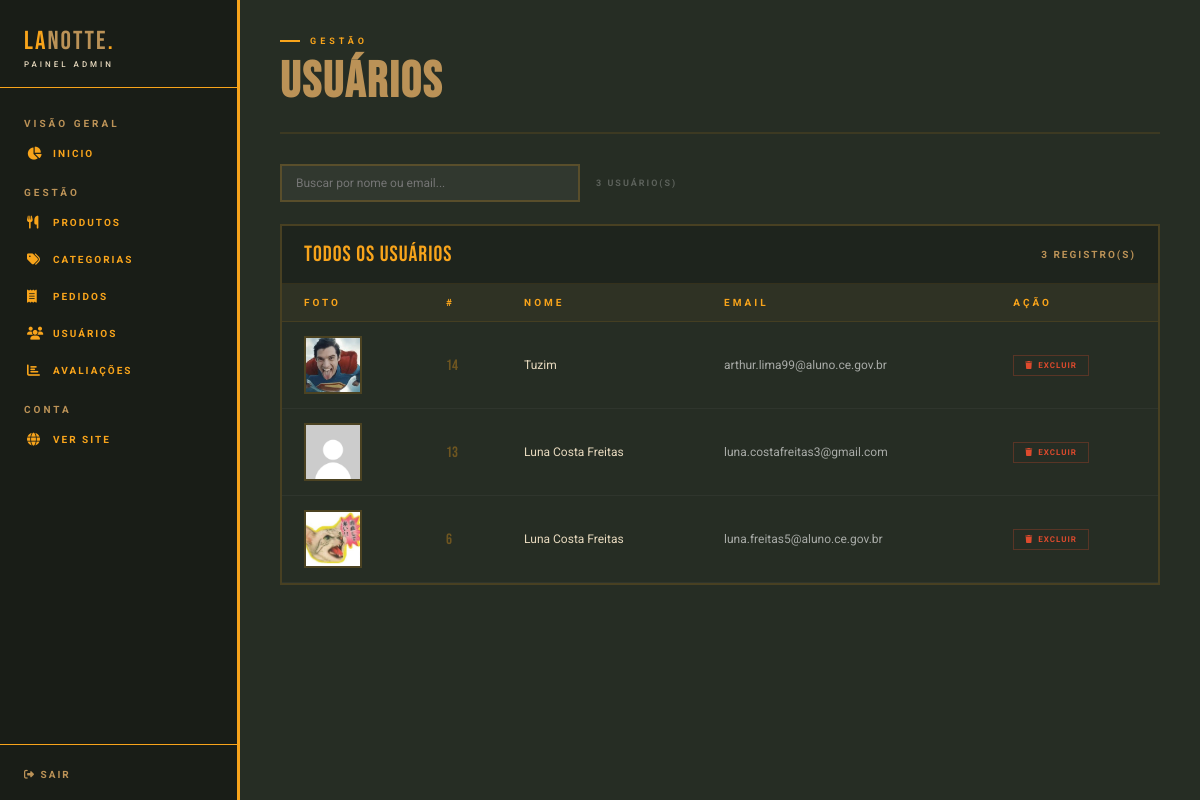
/public/admin/home/usuarios.php (signed in), run on the app's committed database.
### tables this page shows
CREATE TABLE `users` (
  `img_user` blob NOT NULL,
  `id` int(110) NOT NULL,
  `nome` varchar(155) NOT NULL,
  `email` varchar(155) NOT NULL,
  `senha` varchar(155) NOT NULL,
  `nivel` int(11) NOT NULL
);

### public/admin/home/usuarios.php (the view, shortened to what this page needs)
<?php
require_once '../../../config/conn.php';
$stmt = $pdo->query("SELECT * FROM users WHERE nivel = 0 ORDER BY id DESC");
$users = $stmt->fetchAll(PDO::FETCH_ASSOC);
$total = count($users);
?>
<!DOCTYPE html>
<html lang="pt-br">
<head>
    <link rel="stylesheet" href="https://cdnjs.cloudflare.com/ajax/libs/font-awesome/6.5.0/css/all.min.css">
    <link rel="stylesheet" href="/assets/style.css">
</head>
<body class="admin">
    <?php include '../../includes/nav_admin.php'; ?>
    <div class="main">
        <div class="page-header">
            <div>
                <div class="eyebrow">Gestão</div>
                <h2>Usuários</h2>
            </div>
        </div>
        <div class="input-pai">
            <input
                type="text"
                id="busca"
                placeholder="Buscar por nome ou email..."
                oninput="filtrar(this.value)"
                class="input-user"
                onfocus="this.style.borderColor='var(--amarelo)'"
                onblur="this.style.borderColor='rgba(248,164,27,.2)'">
            <span id="count-txt" class="txt-input-user">
                <?= $total ?> usuário(s)
            </span>
        </div>
        <div class="tabela-wrap">
            <div class="tabela-topo">
                <span class="tabela-label">Todos os Usuários</span>
                <span class="tabela-count"><?= $total ?> registro(s)</span>
            </div>
            <table id="tabela-users">
                <thead>
                    <tr>
                        <th>Foto</th>
                        <th>#</th>
                        <th>Nome</th>
                        <th>Email</th>
                        <th>Ação</th>
                    </tr>
                </thead>
                <tbody>
                    <?php foreach ($users as $user): ?>
                        <tr>
                            <td class="td-img">
                                <?php if (empty($user['img_user'])): ?>
                                    <img src="/public/images/semfoto.jpg">
                                <?php else: ?>
                                    <img src="/public/images/<?= $user['img_user'] ?>">
                                <?php endif; ?>
                            </td>
                            <td class="td-id"><?= $user['id'] ?></td>
                            <td class="td-nome"><?= $user['nome'] ?></td>
                            <td><?= $user['email'] ?></td>
                            <td>
                                <div class="td-acoes">
                                    <a href="/public/admin/excluir_usuario.php?id=<?= $user['id'] ?>"
                                        class="btn-deletar"
                                        onclick="return confirm('Excluir <?= $user['nome'] ?>? Esta ação não pode ser desfeita.')">
                                        <i class="fa-solid fa-trash"></i> Excluir
                                    </a>
                                </div>
                            </td>
                        </tr>
                    <?php endforeach; ?>
                </tbody>
            </table>
        </div>
    </div>
</body>
</html>

### assets/style.css (style rules this page uses)
* { margin: 0; padding: 0; box-sizing: border-box; }
:root { --creme: #e8dabf; --preto: #262d24; --vermelho: #de4a2d; --verde: #006B3A; --amarelo: #f8a41b; --azul: #17529f; --marrom: #bb9257; }
html { scroll-behavior: smooth; }
body { font-family: 'Roboto', sans-serif; background: var(--creme); color: var(--preto); }
body.admin { background-color: var(--preto); margin-left: 240px; }
body.admin h2 { color: var(--marrom); font-family: 'Bebas Neue', sans-serif; font-size: 50px; letter-spacing: 2px; }
body.admin .main { padding: 36px 40px; }
body.admin .page-header { display: flex; align-items: flex-end; justify-content: space-between; margin-bottom: 30px; padding-bottom: 20px; border-bottom: 2px solid rgba(248, 164, 27, .1); }
body.admin .eyebrow { font-family: 'Roboto', sans-serif; font-size: 9px; font-weight: 700; letter-spacing: 4px; text-transform: uppercase; color: var(--amarelo); display: flex; align-items: center; gap: 10px; margin-bottom: 6px; }
body.admin .eyebrow::before { content: ''; display: block; width: 20px; height: 2px; background: var(--amarelo); }
body.admin .tabela-wrap { border: 2px solid rgba(248, 164, 27, .16); overflow: hidden; }
body.admin .tabela-topo { display: flex; align-items: center; justify-content: space-between; padding: 15px 22px; background: rgba(0, 0, 0, .2); border-bottom: 1px solid rgba(248, 164, 27, .1); }
body.admin .tabela-label { font-family: 'Bebas Neue', sans-serif; font-size: 22px; letter-spacing: 1px; color: var(--amarelo); }
body.admin .tabela-count { font-family: 'Roboto', sans-serif; font-size: 10px; font-weight: 700; letter-spacing: 2px; text-transform: uppercase; color: var(--marrom); }
body.admin table { width: 100%; border-collapse: collapse; }
body.admin thead tr { background: rgba(248, 164, 27, .04); border-bottom: 1px solid rgba(248, 164, 27, .1); }
body.admin thead th { font-family: 'Roboto', sans-serif; font-size: 10px; font-weight: 700; letter-spacing: 3px; text-transform: uppercase; color: var(--amarelo); padding: 13px 22px; text-align: left; border: none; }
body.admin tbody tr { border-bottom: 1px solid rgba(255, 255, 255, .04); transition: 0.3s; }
body.admin tbody td { padding: 14px 22px; font-family: 'Roboto', sans-serif; font-size: 12px; color: rgba(255, 255, 255, .6); vertical-align: middle; border: none; }
body.admin .td-id { font-family: 'Bebas Neue', sans-serif; font-size: 15px; color: rgba(248, 163, 27, 0.342); }
body.admin .td-nome { color: var(--creme); }
body.admin .td-img img { width: 58px; height: 58px; object-fit: cover; border: 2px solid rgba(248, 164, 27, .18); display: block; }
body.admin .td-acoes { display: flex; gap: 8px; align-items: center; }
body.admin .btn-editar, body.admin .btn-deletar { font-family: 'Roboto', sans-serif; font-size: 8px; font-weight: 700; letter-spacing: 1px; text-transform: uppercase; text-decoration: none; padding: 5px 11px; border: 1px solid transparent; transition: 0.3s; display: inline-flex; align-items: center; gap: 5px; }
body.admin .btn-deletar { color: var(--vermelho); border-color: rgba(222, 74, 45, .28); }
.input-user { padding:10px 14px; background:rgba(255,255,255,.05); border:2px solid rgba(248,164,27,.2); color:var(--creme); font-family:'Roboto',sans-serif; font-size:12px; outline:none; width:300px; transition:border-color .2s; }
.txt-input-user { font-family:'Roboto',sans-serif; font-size:9px; font-weight:700; letter-spacing:2px; text-transform:uppercase; color:rgba(255,255,255,.25); }
.input-pai { display:flex; align-items:center; gap:16px; margin-bottom:22px; }

### public/includes/nav_admin.php (style rules this page uses)
:root { --creme: #e8dabf; --preto: #262d24; --vermelho: #de4a2d; --verde: #006B3A; --amarelo: #f8a41b; --azul: #17529f; --marrom: #bb9257; }

### data on the page
users: img_user (picture), id "14", nome "Tuzim", email "arthur.lima99@aluno.ce.gov.br"
users: id "13", nome "Luna Costa Freitas", email "luna.costafreitas3@gmail.com"
users: img_user (picture), id "6", nome "Luna Costa Freitas", email "luna.freitas5@aluno.ce.gov.br"

### other printed values
$total "3"
